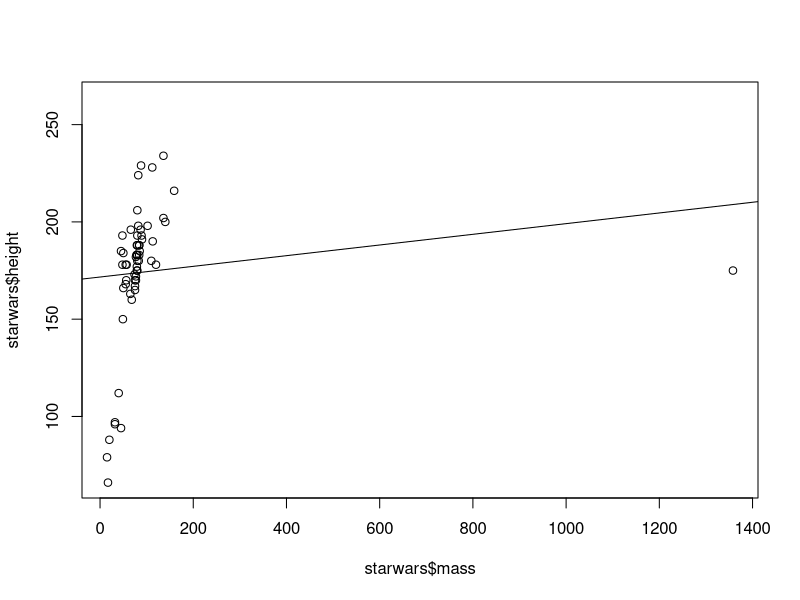

R code for this plot:
## ---- chunk 1
library(dplyr)
## ---- chunk 2
summary(starwars$height)
## ---- chunk 3
(starwars %>% distinct(homeworld))
## ---- chunk 4
(starwars %>% 
  group_by(homeworld) %>% 
  tally %>% 
  arrange(desc(n)))

(starwars %>% 
  group_by(homeworld) %>% 
  tally %>% 
  arrange(n))
## ---- chunk 5
plot(starwars$mass, starwars$height)
m1 <- lm(height ~ mass, data = starwars)
abline(m1)
(starwars %>% select(name, mass, height) %>% filter(mass > 1200))
## ---- chunk 6
starwars %>% filter(!is.na(mass)) %>% 
  filter(!is.na(height)) %>% 
  mutate(BMI = (mass/height^2)*10000) %>% 
  select(name, BMI, height, mass) 

starwars %>% filter(!is.na(mass)) %>% 
  filter(!is.na(height)) %>% 
  mutate(BMI = (mass/height^2)*10000) %>% 
  select(name, BMI, height, mass) %>% 
  summarise(mean(BMI))

## ---- chunk 7
starwars %>% filter(!is.na(mass)) %>% 
  filter(!is.na(height)) %>% 
  mutate(BMI = (mass/height^2)*10000) %>% 
  select(name, BMI, height, mass, homeworld) %>% 
  group_by(homeworld) %>% 
  summarise(avg.BMI = mean(BMI)) %>% 
  arrange(desc(avg.BMI))

## ---- chunk 8
starwars %>% filter(!is.na(mass)) %>% 
  filter(!is.na(height)) %>% 
  mutate(BMI = (mass/height^2)*10000) %>% 
  select(name, BMI, height, mass, homeworld) %>% 
  group_by(homeworld) %>% 
  summarise(avg.BMI = mean(BMI)) %>% 
  arrange(desc(avg.BMI)) %>% 
  filter(avg.BMI > 32)
## ---- chunk 9

# Single Variable Considered: 
starwars %>% na.omit
# All Variables Considered:
starwars %>%
  summarise_all(funs(sum(is.na(.))))
